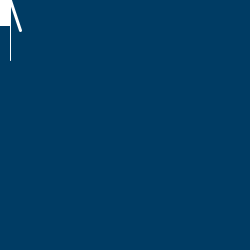
Frame 1 (no input)
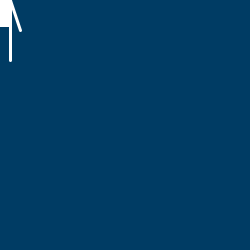
Frame 60 (the mouse pressed at the canvas centre just before this capture)
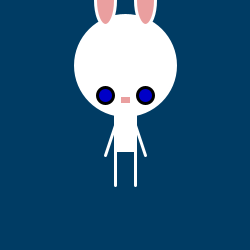
Frame 120 (the mouse held since frame 60 and released just before this capture)

The Processing sketch that drew these frames (run headless with seeded random() and noise(); from frame 60 on, the mouse is pressed at the canvas centre):

// Processing sketch: processing_23202
// ── processing_23202.pde

void setup(){

size(250,250);
smooth();

frameRate(30);
}

void draw(){
  
  background(0,60,100);
  
ellipseMode(CENTER);
rectMode(CENTER);

//bob body
stroke(255);
fill(255);
rect(mouseX,mouseY,20,50);


//bob head
stroke(255);
fill(255);
ellipse(mouseX,mouseY-60,100,100);


//bobs ears
fill(234,159,159);
ellipse(mouseX-20,mouseY-125,20,50);
ellipse(mouseX+20,mouseY-125,20,50);

//bob eyes
fill(0,0,200);
stroke(0);
ellipse(mouseX-20,mouseY-30,16,16);
ellipse(mouseX+20,mouseY-30,16,16);


//bob legs
stroke(255);
line(mouseX-10,mouseY,pmouseX-10,pmouseY+60);
line(mouseX+10,mouseY,pmouseX+10,pmouseY+60);

//bobs nose
stroke(234,159,159);
fill(234,159,159);
rect(mouseX-0,mouseY-25,6,3);


//bob arms
stroke(255);
strokeWeight(3);
line(mouseX-10,mouseY,pmouseX-20,pmouseY+30);
line(mouseX+10,mouseY,pmouseX+20,pmouseY+30);


}


void mousePressed(){
 background(126,189,255);
stroke(255);

 

}

void keyPressed(){
  
  println("hop hop hop.");}
  
 
